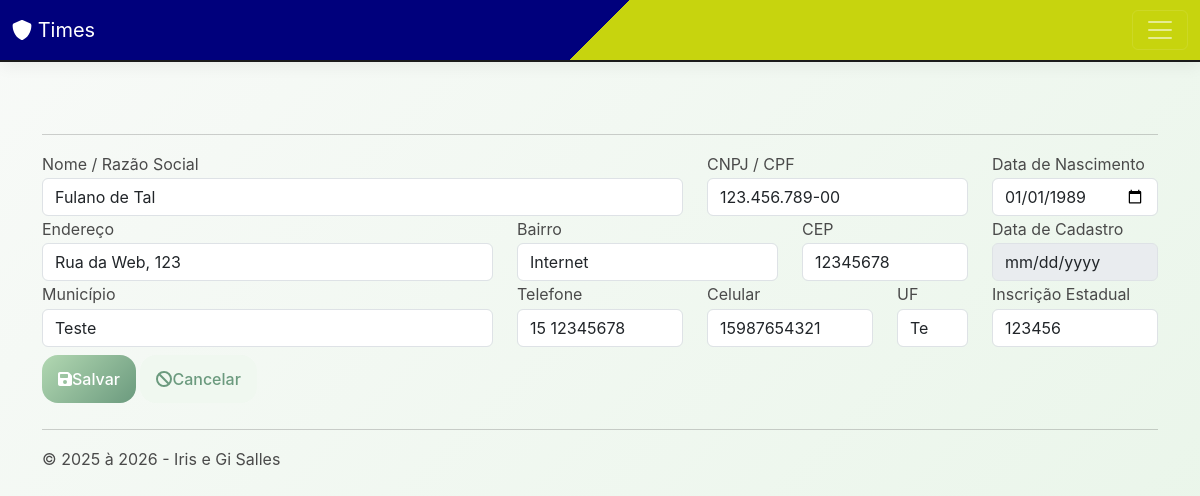
The page /customers/edit.php?id=1 (signed in) on the database its author committed.
### tables this page shows
CREATE TABLE `customers` (
  `id` int(11) NOT NULL,
  `name` varchar(255) NOT NULL,
  `cpf_cnpj` varchar(15) NOT NULL,
  `birthdate` datetime NOT NULL,
  `address` varchar(255) NOT NULL,
  `hood` varchar(100) NOT NULL,
  `zip_code` varchar(8) NOT NULL,
  `city` varchar(100) NOT NULL,
  `state` varchar(2) NOT NULL,
  `phone` varchar(13) NOT NULL,
  `mobile` varchar(13) NOT NULL,
  `ie` varchar(15) NOT NULL,
  `created` datetime NOT NULL,
  `modified` datetime NOT NULL
);

### inc/database.php (called while the page is built, shortened)
<?php
	function open_database()
	{
		try {
			$conn = new PDO(DB_DSN, DB_USER, DB_PASSWORD, [
				PDO::ATTR_ERRMODE => PDO::ERRMODE_EXCEPTION,
				PDO::ATTR_DEFAULT_FETCH_MODE => PDO::FETCH_ASSOC,
				PDO::ATTR_EMULATE_PREPARES => false,
			]);
			return $conn;
		} catch (Exception $e) {
			echo $e->getMessage();
			return null;
		}
	}
	function find($table = null, $id = null)
	{
		try {
			$database = open_database();
			$found = null;
			if ($id) {
				$sql = "SELECT * FROM $table WHERE id = ?";
				$stmt = $database->prepare($sql);
				$stmt->bindParam(1, $id, PDO::PARAM_INT);
				$stmt->execute();
				$found = $stmt->fetch(PDO::FETCH_ASSOC);
			}
		} catch (Exception $e) {
			if (!isset($_SESSION)) session_start();
			$_SESSION['message'] = $e->getMessage();
			$_SESSION['type'] = 'danger';
		}
		return $found;
	}

### customers/functions.php (called while the page is built, shortened)
<?php
function edit() {
  $now = new DateTime("now", new DateTimeZone("America/Sao_Paulo"));
  if (isset($_GET["id"])) {
    $id = $_GET["id"];
    if (isset($_POST["customer"])) {
      $customer = $_POST["customer"];
      $customer["modified"] = $now->format("Y-m-d H:i:s");
      update("customers", $id, $customer);
      header("location: index.php");
    } else {
      $customer = find("customers", $id);
    }
  } else {
    header("location: index.php");
  }
}
function formatadata($data, $formato) {
  $df = new DateTime($data, new DateTimeZone("America/Sao_Paulo"));
  return $df->format($formato);
}

### customers/edit.php (the view, shortened to what this page needs)
<?php
  require_once "functions.php";
  edit();
?>
<form action="edit.php?id=<?php echo htmlspecialchars($customer['id'] ?? ''); ?>" method="post">
    <hr />
    <div class="row">
        <div class="form-group col-md-7">
            <label for="nome">Nome / Razão Social</label>
            <input type="text" class="form-control" id="nome" name="customer[name]" maxlength="100" value="<?php echo htmlspecialchars($customer['name'] ?? ''); ?>">
        </div>
        <div class="form-group col-md-3">
            <label for="cpf">CNPJ / CPF</label>
            <input type="text" class="form-control" id="cpf" name="customer[cpf_cnpj]" maxlength="15" value="<?php echo htmlspecialchars($customer['cpf_cnpj'] ?? ''); ?>">
        </div>
        <div class="form-group col-md-2">
            <label for="birth">Data de Nascimento</label>
            <input type="date" class="form-control" id="birth" name="customer[birthdate]" value="<?php echo htmlspecialchars(formatadata($customer['birthdate'] ?? null, 'Y-m-d')); ?>">
        </div>
    </div>
    <div class="row">
        <div class="form-group col-md-5">
            <label for="end">Endereço</label>
            <input type="text" class="form-control" id="end" name="customer[address]" maxlength="80" value="<?php echo htmlspecialchars($customer['address'] ?? ''); ?>">
        </div>
        <div class="form-group col-md-3">
            <label for="bairro">Bairro</label>
            <input type="text" class="form-control" id="bairro" name="customer[hood]" maxlength="50" value="<?php echo htmlspecialchars($customer['hood'] ?? ''); ?>">
        </div>
        <div class="form-group col-md-2">
            <label for="cep">CEP</label>
            <input type="text" class="form-control" id="cep" name="customer[zip_code]" maxlength="8" value="<?php echo htmlspecialchars($customer['zip_code'] ?? ''); ?>">
        </div>
        <div class="form-group col-md-2">
            <label for="cad">Data de Cadastro</label>
            <input type="date" class="form-control" id="cad" name="customer[created]" value="<?php echo htmlspecialchars($customer['created'] ?? ''); ?>" disabled>
        </div>
    </div>
    <div class="row">
        <div class="form-group col-md-5">
            <label for="municipio">Município</label>
            <input type="text" class="form-control" id="municipio" name="customer[city]" maxlength="100" value="<?php echo htmlspecialchars($customer['city'] ?? ''); ?>">
        </div>
        <div class="form-group col-md-2">
            <label for="tel">Telefone</label>
            <input type="tel" class="form-control" id="tel" name="customer[phone]" maxlength="11" value="<?php echo htmlspecialchars($customer['phone'] ?? ''); ?>">
        </div>
        <div class="form-group col-md-2">
            <label for="cel">Celular</label>
            <input type="tel" class="form-control" id="cel" name="customer[mobile]" maxlength="11" value="<?php echo htmlspecialchars($customer['mobile'] ?? ''); ?>">
        </div>
        <div class="form-group col-md-1">
            <label for="estado">UF</label>
            <input type="text" class="form-control" id="estado" name="customer[state]" maxlength="2" value="<?php echo htmlspecialchars($customer['state'] ?? ''); ?>">
        </div>
        <div class="form-group col-md-2">
            <label for="ie">Inscrição Estadual</label>
            <input type="text" class="form-control" id="ie" name="customer[ie]" maxlength="15" value="<?php echo htmlspecialchars($customer['ie'] ?? ''); ?>">
        </div>
    </div>
    <div id="actions" class="row mt-2">
        <div class="col-md-12">
            <button type="submit" class="btn btn-secondary"><i class="fa-solid fa-floppy-disk"></i> Salvar</button>
            <a href="index.php" class="btn btn-light"><i class="fa-solid fa-ban"></i> Cancelar</a>
        </div>
    </div>
</form>

### css/plantas.css (style rules this page uses)
* { box-sizing: border-box; margin: 0; padding: 0; }
body { font-family: 'Inter', sans-serif; background: linear-gradient(135deg, #f8faf8 0%, #e8f5e8 100%); color: #4a4a4a; line-height: 1.7; min-height: 100vh; }
.btn { display: inline-flex; align-items: center; justify-content: center; padding: 0.75rem 1rem; border: none; border-radius: 1rem; color: white; font-weight: 500; cursor: pointer; text-decoration: none; transition: all 0.3s ease; }
.btn-secondary { background: linear-gradient(135deg, #b2d8b2 0%, #6b9a7e 100%); }
.btn-light { background: #f0f8f0; color: #6b9a7e; }
#actions .btn { margin-bottom: 10px; }

### rows shown on the page
customers: name "Fulano de Tal", cpf_cnpj "123.456.789-00", birthdate "01/01/1989", address "Rua da Web, 123", hood "Internet", zip_code "12345678", city "Teste", phone "15 12345678", mobile "15987654321", state "Te", ie "123456"

### other values the page prints
$data->format("Y") "2026"
